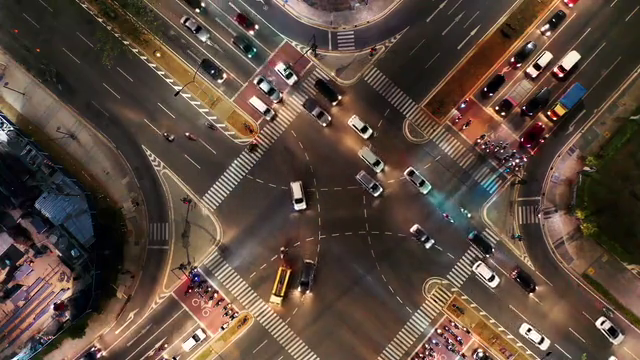
#> input picture frame 27 of 5th sem/PCV lab/KLT/video.mp4, 640 x 360 px
$ python klt.py
#> lines starting #> are read from the running program, lines starting #| are printed output that depends on the picture
import cv2
import numpy as np

# Capture the video from a file
cap = cv2.VideoCapture('video.mp4')

# Parameters for Shi-Tomasi corner detection
feature_params = dict(maxCorners=100, qualityLevel=0.3, minDistance=7, blockSize=7)

# Parameters for Lucas-Kanade optical flow
lk_params = dict(winSize=(15, 15), maxLevel=2,
                 criteria=(2, 10, 0.03))

# Take the first frame and find corners in it
ret, old_frame = cap.read()
#> old_frame is the input picture: shape (360, 640, 3); mean B, G, R 61, 72.3, 89.9
old_gray = cv2.cvtColor(old_frame, cv2.COLOR_BGR2GRAY)
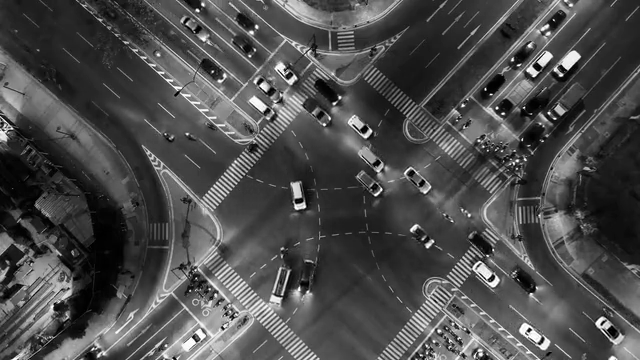
#> old_gray: shape (360, 640); min 0, max 255, mean 76.2
p0 = cv2.goodFeaturesToTrack(old_gray, **feature_params, mask=None)
#> p0 = 100 rows, first 8: [529, 328], [600, 326], [303, 205], [487, 279], [537, 72], [537, 62], [281, 295], [284, 71]

# Create a mask image for drawing purposes
mask = np.zeros_like(old_frame)

while True:
    # Read the next frame
    ret, frame = cap.read()
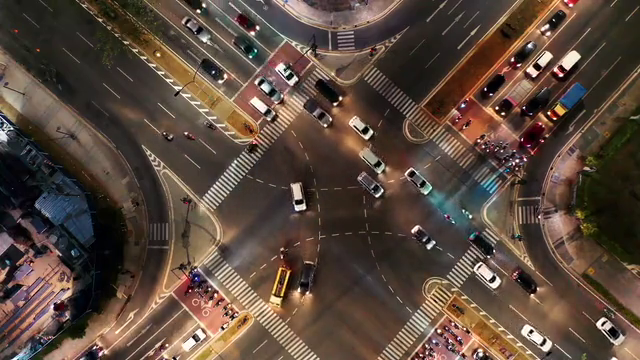
#> input picture frame 28 of 5th sem/PCV lab/KLT/video.mp4, 640 x 360 px
#> frame is the input picture: shape (360, 640, 3); mean B, G, R 60.8, 72.2, 89.7
    if not ret:
        break
    frame_gray = cv2.cvtColor(frame, cv2.COLOR_BGR2GRAY)

    # Calculate optical flow
    p1, st, err = cv2.calcOpticalFlowPyrLK(old_gray, frame_gray, p0, None, **lk_params)
#> p1 = 100 rows, first 8: [531, 329.5], [600.8, 326.7], [303.1, 206.2], [488, 280], [537, 72], [537, 62], [280.7, 295.5], [284.5, 71.49]; st = 100 values from 1 to 1; err = 100 values, max 21.44 at index 7, min 0 at index 78, mean 3.65

    # Select good points
    good_new = p1[st == 1]
#> good_new = 100 pairs, first value 3 to 620.7, second value 2 to 357
    good_old = p0[st == 1]
#> good_old = 100 pairs, first value 3 to 620, second value 2 to 357

    # Draw the tracks
    for i, (new, old) in enumerate(zip(good_new, good_old)):
        a, b = new.ravel()
        c, d = old.ravel()
        mask = cv2.line(mask, (int(a), int(b)), (int(c), int(d)), (0, 255, 0), 1,1)
        frame = cv2.circle(frame, (int(a), int(b)), 2, (0, 255, 0), 3)
#> this loop made 100 passes
#> (a, b, c, d) on passes 1 to 12: (531, 329.5, 529, 328), (600.8, 326.7, 600, 326), (303.1, 206.2, 303, 205), (488, 280, 487, 279), (537, 72, 537, 72), (537, 62, 537, 62), (280.7, 295.5, 281, 295), (284.5, 71.49, 284, 71), (260, 86.97, 259, 86), (296.3, 207.1, 296, 206), (224, 327, 224, 327), (561, 74.01, 561, 74)
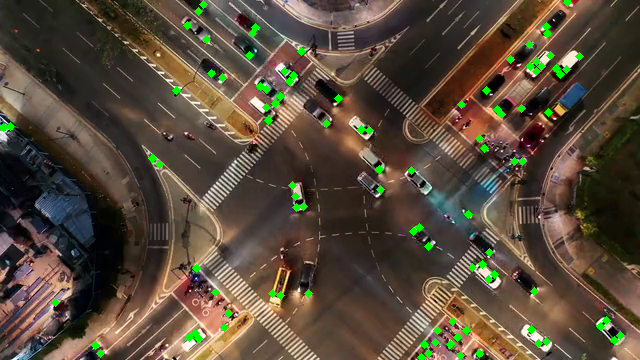
#> frame: shape (360, 640, 3); mean B, G, R 58.8, 74.6, 87.2
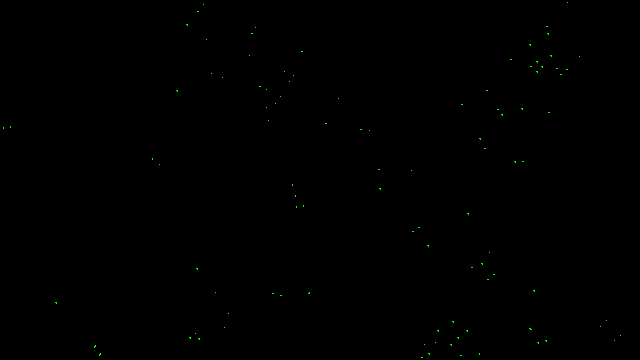
#> mask: shape (360, 640, 3); mean of channels 0, 1, 2 0, 0.2, 0; drawn as B, G, R

    img = cv2.add(frame, mask)
    cv2.imshow('frame', img)

    if cv2.waitKey(1) == ord('q'):
#> (key q is pressed here)
        break

    # Update the previous frame and previous points
    old_gray = frame_gray.copy()
    p0 = good_new.reshape(-1, 1, 2)

cv2.destroyAllWindows()
cap.release()
